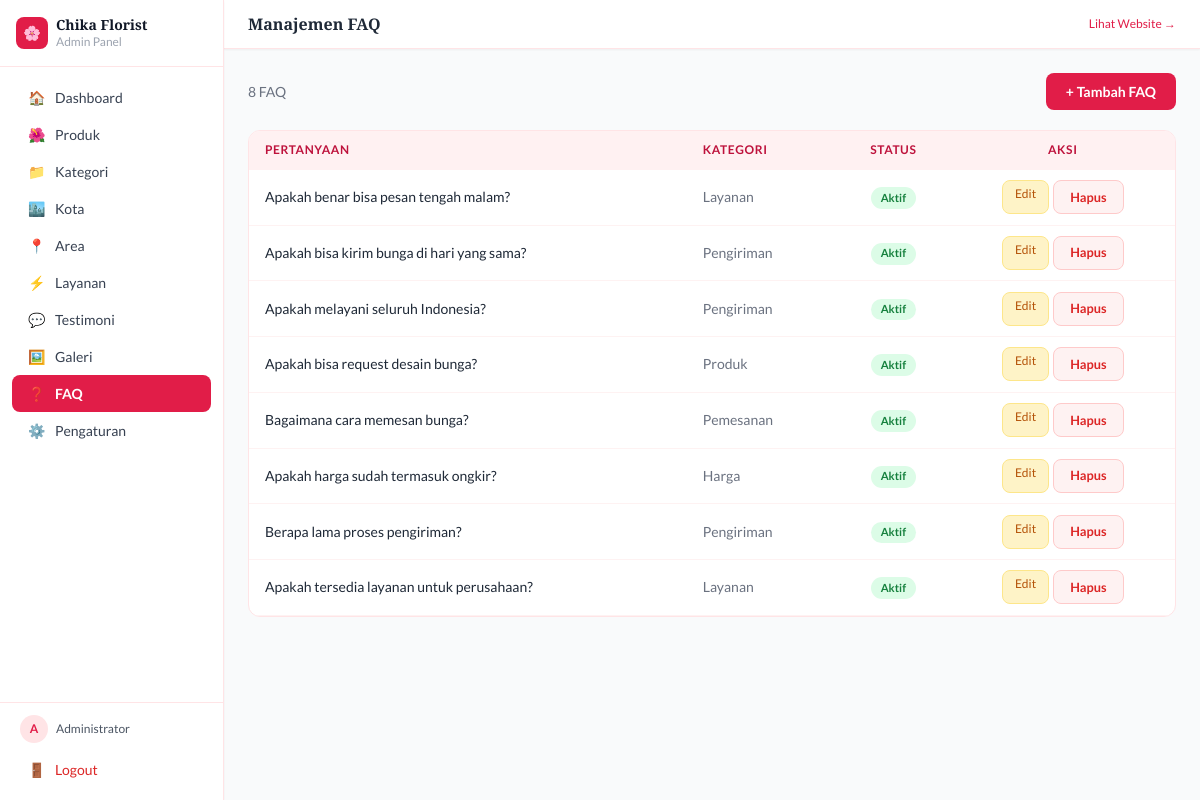
/admin/pages/faq.php (signed in), run on the app's committed database.
### tables this page shows
CREATE TABLE faqs (
    id INT AUTO_INCREMENT PRIMARY KEY,
    question TEXT NOT NULL,
    answer TEXT NOT NULL,
    category VARCHAR(100) DEFAULT 'Umum',
    sort_order INT DEFAULT 0,
    is_active TINYINT(1) DEFAULT 1,
    created_at TIMESTAMP DEFAULT CURRENT_TIMESTAMP,
    updated_at TIMESTAMP DEFAULT CURRENT_TIMESTAMP ON UPDATE CURRENT_TIMESTAMP
);

### includes/config.php (called while the page is built, shortened)
<?php
function clean($input) {
    return htmlspecialchars(strip_tags(trim((string)$input)), ENT_QUOTES, 'UTF-8');
}

### admin/pages/faq.php (the view, shortened to what this page needs)
<?php
require_once __DIR__ . '/../includes/admin_header.php';
$pdo    = getDB();
$action = $_GET['action'] ?? 'list';
$id     = (int)($_GET['id'] ?? 0);
if ($action === 'tambah' || ($action === 'edit' && $id)) {
    $item = [];
    if ($action === 'edit') { $s=$pdo->prepare("SELECT * FROM faqs WHERE id=?"); $s->execute([$id]); $item=$s->fetch(); }
    ?>
    <div class="max-w-xl">
      <div class="flex items-center gap-3 mb-5">
        <a href="/admin/faq" class="text-gray-400 hover:text-rose-600">← Kembali</a>
        <h2 class="font-display font-bold text-gray-800"><?= $action==='tambah'?'Tambah':'Edit' ?> FAQ</h2>
      </div>
      <form method="POST" class="bg-white rounded-xl border border-rose-100 p-6 space-y-4">
        <input type="hidden" name="action_type" value="<?= $action ?>">
        <div><label class="form-label">Pertanyaan *</label><textarea name="question" required class="form-input" rows="2"><?= clean($item['question']??'') ?></textarea></div>
        <div><label class="form-label">Jawaban *</label><textarea name="answer" required class="form-input" rows="4"><?= clean($item['answer']??'') ?></textarea></div>
        <div class="grid grid-cols-2 gap-4">
          <div><label class="form-label">Kategori</label><input type="text" name="category" class="form-input" value="<?= clean($item['category']??'Umum') ?>"></div>
          <div><label class="form-label">Sort Order</label><input type="number" name="sort_order" class="form-input" value="<?= $item['sort_order']??0 ?>"></div>
          <div class="flex items-center gap-2">
            <input type="checkbox" name="is_active" id="is_active_f" <?= ($item['is_active']??1)?'checked':'' ?>>
            <label for="is_active_f" class="text-sm text-gray-700 cursor-pointer">Aktif</label>
          </div>
        </div>
        <div class="flex gap-2 pt-2">
          <button type="submit" class="btn-primary">Simpan</button>
          <a href="/admin/faq" class="btn-secondary">Batal</a>
        </div>
      </form>
    </div>
    <?php
} else {
    $list = $pdo->query("SELECT * FROM faqs ORDER BY sort_order ASC")->fetchAll();
    ?>
    <div class="flex justify-between items-center mb-5">
      <p class="text-sm text-gray-500"><?= count($list) ?> FAQ</p>
      <a href="/admin/faq?action=tambah" class="btn-primary">+ Tambah FAQ</a>
    </div>
    <div class="bg-white rounded-xl border border-rose-100 overflow-hidden">
      <table class="admin-table w-full">
        <thead><tr><th>Pertanyaan</th><th>Kategori</th><th style="text-align:center">Status</th><th style="text-align:center">Aksi</th></tr></thead>
        <tbody>
        <?php foreach ($list as $f): ?>
        <tr>
          <td class="font-medium text-gray-800 text-sm max-w-sm"><?= clean(substr($f['question'],0,100)) ?></td>
          <td class="text-gray-500 text-xs"><?= clean($f['category']) ?></td>
          <td style="text-align:center"><a href="/admin/faq?toggle=1&id=<?= $f['id'] ?>"><span class="<?= $f['is_active']?'badge-active':'badge-inactive' ?>"><?= $f['is_active']?'Aktif':'Nonaktif' ?></span></a></td>
          <td style="text-align:center">
            <div style="display:flex;gap:4px;justify-content:center">
              <a href="/admin/faq?action=edit&id=<?= $f['id'] ?>" style="font-size:.75rem;background:#fef3c7;color:#b45309;padding:.25rem .75rem;border-radius:.5rem;border:1px solid #fde68a">Edit</a>
              <a href="/admin/faq?hapus=1&id=<?= $f['id'] ?>" onclick="return confirm('Hapus FAQ?')" class="btn-danger">Hapus</a>
            </div>
          </td>
        </tr>
        <?php endforeach; ?>
        </tbody>
      </table>
    </div>
<?php } ?>
<?php require_once __DIR__ . '/../includes/admin_footer.php'; ?>

### admin/includes/admin_header.php (style rules this page uses)
body { font-family:'Lato',sans-serif }
.admin-table th { background:#fff1f2;color:#be123c;font-weight:600;font-size:.75rem;text-transform:uppercase;letter-spacing:.05em;padding:.65rem 1rem;text-align:left }
.admin-table td { padding:.65rem 1rem;border-bottom:1px solid #fef2f2;font-size:.875rem;vertical-align:middle }
.badge-active { background:#dcfce7;color:#15803d;font-size:.7rem;padding:.15rem .6rem;border-radius:9999px;font-weight:600;display:inline-block }
.btn-primary { background:#e11d48;color:white;font-weight:600;padding:.5rem 1.25rem;border-radius:.5rem;font-size:.875rem;transition:background .15s;border:none;cursor:pointer;text-decoration:none;display:inline-block }
.btn-danger { background:#fef2f2;color:#dc2626;font-weight:600;padding:.4rem 1rem;border-radius:.5rem;font-size:.8rem;transition:all .15s;border:1px solid #fecaca;cursor:pointer;text-decoration:none;display:inline-block }

### data on the page
faqs: question "Apakah benar bisa pesan tengah malam?", category "Layanan", is_active "Aktif"
faqs: question "Apakah bisa kirim bunga di hari yang sama?", category "Pengiriman", is_active "Aktif"
faqs: question "Apakah melayani seluruh Indonesia?", category "Pengiriman", is_active "Aktif"
faqs: question "Apakah bisa request desain bunga?", category "Produk", is_active "Aktif"
faqs: question "Bagaimana cara memesan bunga?", category "Pemesanan", is_active "Aktif"
faqs: question "Apakah harga sudah termasuk ongkir?", category "Harga", is_active "Aktif"
faqs: question "Berapa lama proses pengiriman?", category "Pengiriman", is_active "Aktif"
faqs: question "Apakah tersedia layanan untuk perusahaan?", category "Layanan", is_active "Aktif"

### other printed values
$item['icon'] "🏠"
$item['label'] "Dashboard"
$item['icon'] "🌺"
$item['label'] "Produk"
$item['icon'] "📁"
$item['label'] "Kategori"
$item['icon'] "🏙️"
$item['label'] "Kota"
$item['icon'] "📍"
$item['label'] "Area"
$item['icon'] "⚡"
$item['label'] "Layanan"
$item['icon'] "💬"
$item['label'] "Testimoni"
$item['icon'] "🖼️"
